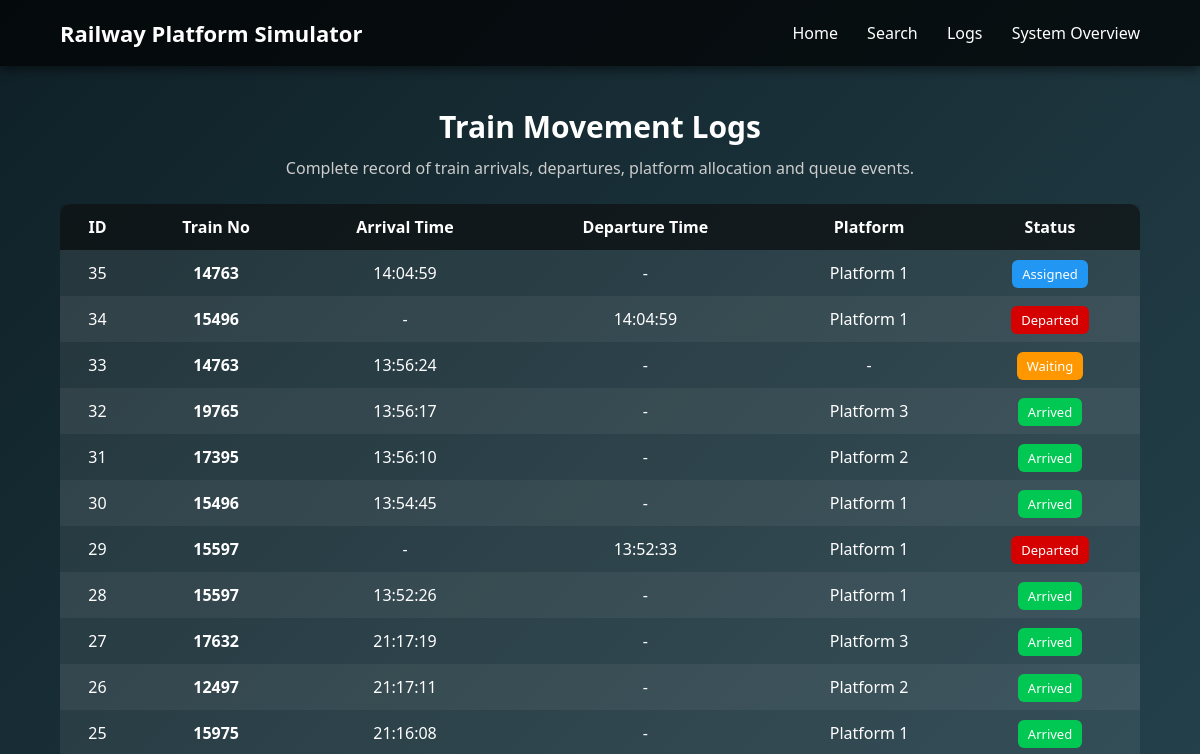
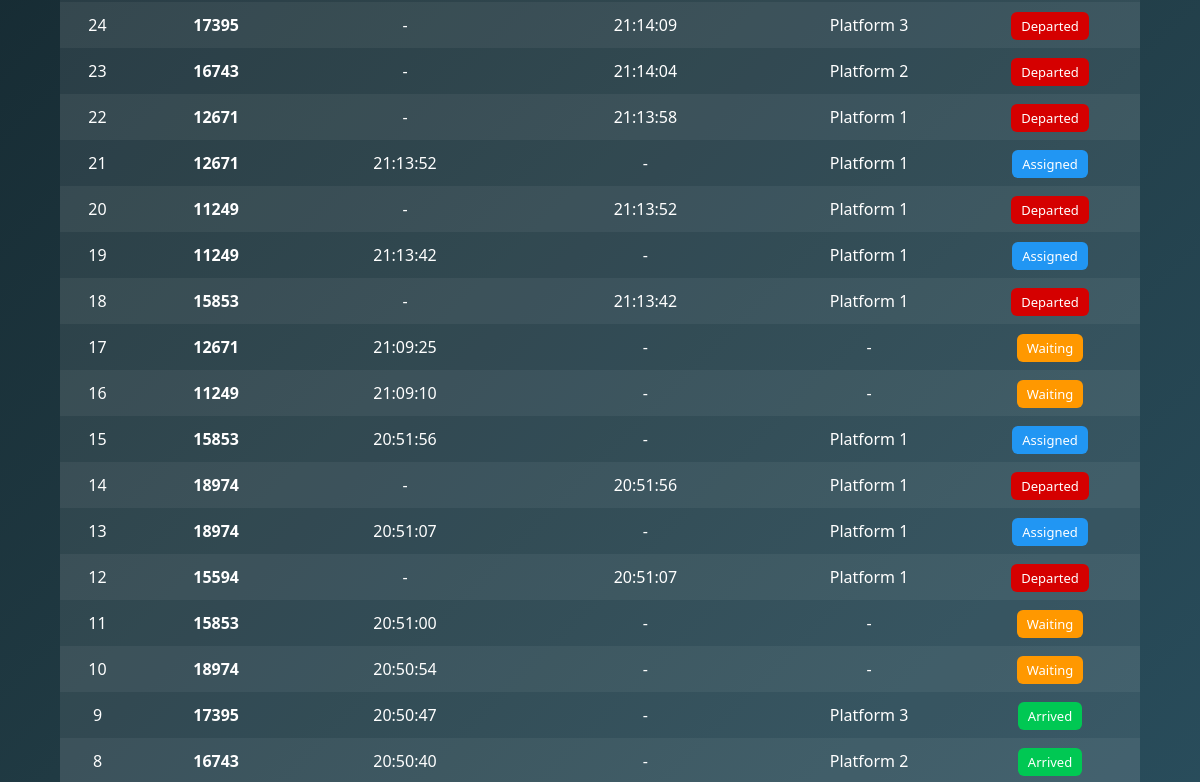
Page /logs (upper part) on the earlier database version (2 pictures, top to bottom).
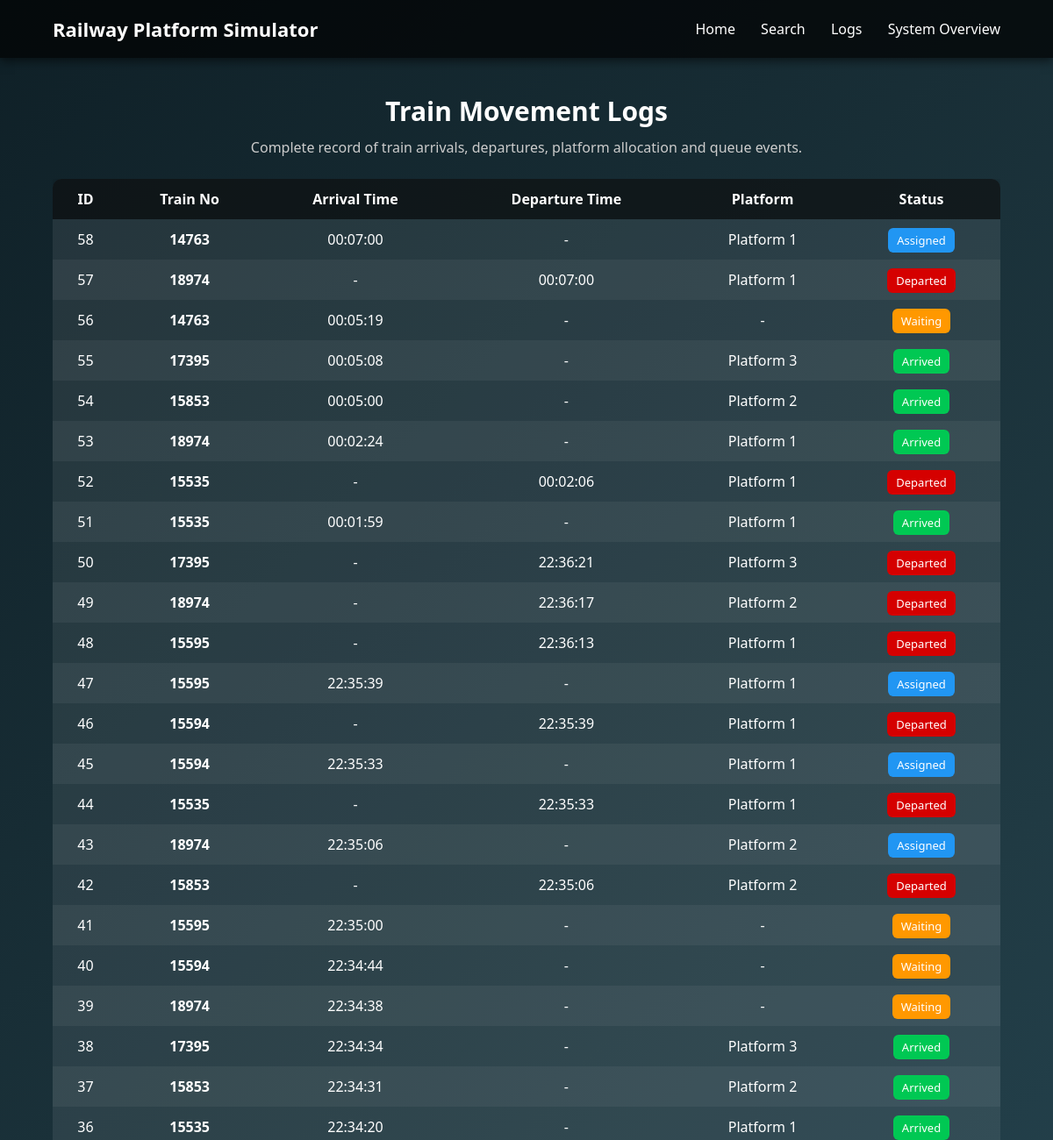
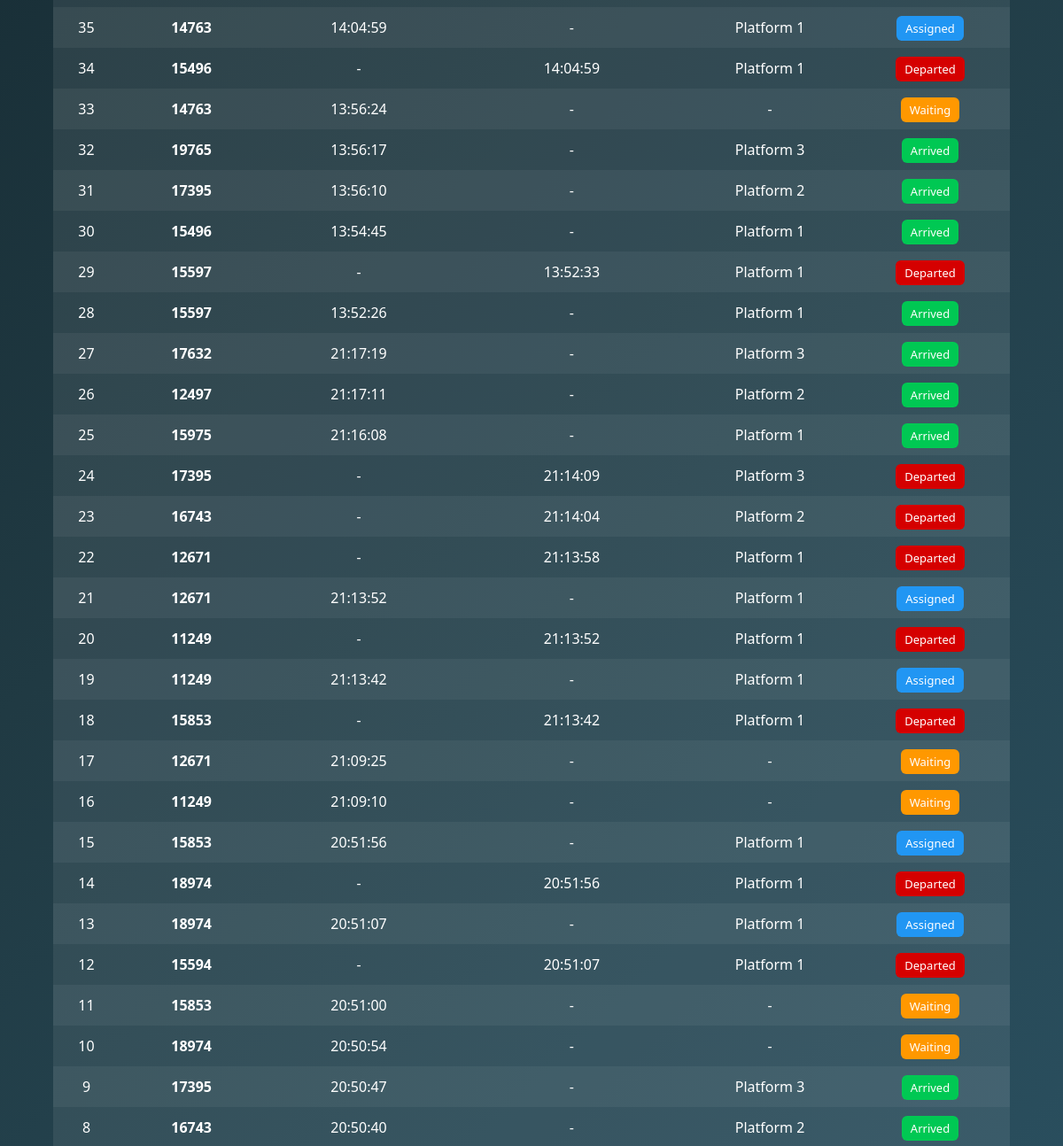
Same page on the later database version (2 pictures, top to bottom).
### tables this page shows
CREATE TABLE train_logs (
            id INTEGER PRIMARY KEY AUTOINCREMENT,
            train_no TEXT,
            arrival_time TEXT,
            departure_time TEXT,
            platform INTEGER,
            status TEXT
        );

### app.py (the view)
@app.route("/logs")
def logs():
    conn = sqlite3.connect("railway.db")
    cursor = conn.cursor()
    cursor.execute("SELECT * FROM train_logs ORDER BY id DESC")
    data = cursor.fetchall()
    conn.close()
    return render_template("logs.html", logs=data)

### templates/logs.html (shortened to what this page needs)
<!DOCTYPE html>
<html lang="en">
<head>
<link rel="stylesheet" href="{{ url_for('static', filename='logs.css') }}">
</head>
<body>
<header class="navbar">
<div class="logo">Railway Platform Simulator</div>
<nav class="nav-links">
<a href="/">Home</a>
<a href="/search">Search</a>
<a href="/logs">Logs</a>
<a href="/overview">System Overview</a>
</nav>
</header>
<section class="logs-container">
<h1 class="page-title">Train Movement Logs</h1>
<p class="subtitle">Complete record of train arrivals, departures, platform allocation and queue events.</p>
<div class="table-container">
<table>
<thead>
<tr>
<th>ID</th>
<th>Train No</th>
<th>Arrival Time</th>
<th>Departure Time</th>
<th>Platform</th>
<th>Status</th>
</tr>
</thead>
<tbody>
{% for log in logs %}
<tr>
<td>{{ log[0] }}</td>
<td class="train-no">{{ log[1] }}</td>
<td>{{ log[2] if log[2] else "-" }}</td>
<td>{{ log[3] if log[3] else "-" }}</td>
<td>
{% if log[4] %}
Platform {{ log[4] }}
{% else %}
-
{% endif %}
</td>
<td>
{% if log[5] == "Arrived" %}
<span class="status arrived">Arrived</span>
{% elif log[5] == "Departed" %}
<span class="status departed">Departed</span>
{% elif log[5] == "Waiting" %}
<span class="status waiting">Waiting</span>
{% else %}
<span class="status assigned">Assigned</span>
{% endif %}
</td>
</tr>
{% endfor %}
</tbody>
</table>
</div>
</section>
</body>
</html>

### static/logs.css (style rules this page uses)
* { margin:0; padding:0; box-sizing:border-box; font-family:'Segoe UI', Tahoma, Geneva, Verdana, sans-serif; }
body { background: linear-gradient(135deg, #0f2027, #203a43, #2c5364); color:white; min-height:100vh; display:flex; flex-direction:column; }
.navbar { display:flex; justify-content:space-between; align-items:center; padding:18px 60px; background:rgba(0,0,0,0.7); box-shadow:0 4px 10px rgba(0,0,0,0.5); }
.logo { font-size:22px; font-weight:bold; }
.nav-links a { color:white; text-decoration:none; margin-left:25px; transition:0.3s; }
.logs-container { padding:40px 60px; text-align:center; flex:1; }
.page-title { font-size:30px; margin-bottom:10px; }
.subtitle { color:#ccc; margin-bottom:25px; }
.table-container { overflow-x:auto; }
table { width:100%; border-collapse:collapse; background:rgba(255,255,255,0.08); border-radius:10px; overflow:hidden; box-shadow:0 8px 25px rgba(0,0,0,0.4); }
th, td { padding:12px; text-align:center; }
th { background:rgba(0,0,0,0.6); font-weight:bold; }
tr:nth-child(even) { background:rgba(255,255,255,0.05); }
.train-no { font-weight:bold; }
.status { padding:5px 10px; border-radius:6px; font-size:13px; }
.arrived { background:#00c853; }
.departed { background:#d50000; }
.waiting { background:#ff9800; }
.assigned { background:#2196f3; }

Differences in the rows shown:
added train_logs: id "58", train_no "14763", arrival_time "00:07:00", log "-", platform "1", shows "Assigned"
added train_logs: id "57", train_no "18974", log "-", departure_time "00:07:00", platform "1", status "Departed"
added train_logs: id "56", train_no "14763", arrival_time "00:05:19", log "-", status "Waiting"
added train_logs: id "55", train_no "17395", arrival_time "00:05:08", log "-", platform "3", status "Arrived"
added train_logs: id "54", train_no "15853", arrival_time "00:05:00", log "-", platform "2", status "Arrived"
added train_logs: id "53", train_no "18974", arrival_time "00:02:24", log "-", platform "1", status "Arrived"
added train_logs: id "52", train_no "15535", log "-", departure_time "00:02:06", platform "1", status "Departed"
added train_logs: id "51", train_no "15535", arrival_time "00:01:59", log "-", platform "1", status "Arrived"
added train_logs: id "50", train_no "17395", log "-", departure_time "22:36:21", platform "3", status "Departed"
added train_logs: id "49", train_no "18974", log "-", departure_time "22:36:17", platform "2", status "Departed"
added train_logs: id "48", train_no "15595", log "-", departure_time "22:36:13", platform "1", status "Departed"
added train_logs: id "47", train_no "15595", arrival_time "22:35:39", log "-", platform "1", shows "Assigned"
added train_logs: id "46", train_no "15594", log "-", departure_time "22:35:39", platform "1", status "Departed"
added train_logs: id "45", train_no "15594", arrival_time "22:35:33", log "-", platform "1", shows "Assigned"
added train_logs: id "44", train_no "15535", log "-", departure_time "22:35:33", platform "1", status "Departed"
added train_logs: id "43", train_no "18974", arrival_time "22:35:06", log "-", platform "2", shows "Assigned"
added train_logs: id "42", train_no "15853", log "-", departure_time "22:35:06", platform "2", status "Departed"
added train_logs: id "41", train_no "15595", arrival_time "22:35:00", log "-", status "Waiting"
added train_logs: id "40", train_no "15594", arrival_time "22:34:44", log "-", status "Waiting"
added train_logs: id "39", train_no "18974", arrival_time "22:34:38", log "-", status "Waiting"
added train_logs: id "38", train_no "17395", arrival_time "22:34:34", log "-", platform "3", status "Arrived"
added train_logs: id "37", train_no "15853", arrival_time "22:34:31", log "-", platform "2", status "Arrived"
added train_logs: id "36", train_no "15535", arrival_time "22:34:20", log "-", platform "1", status "Arrived"
